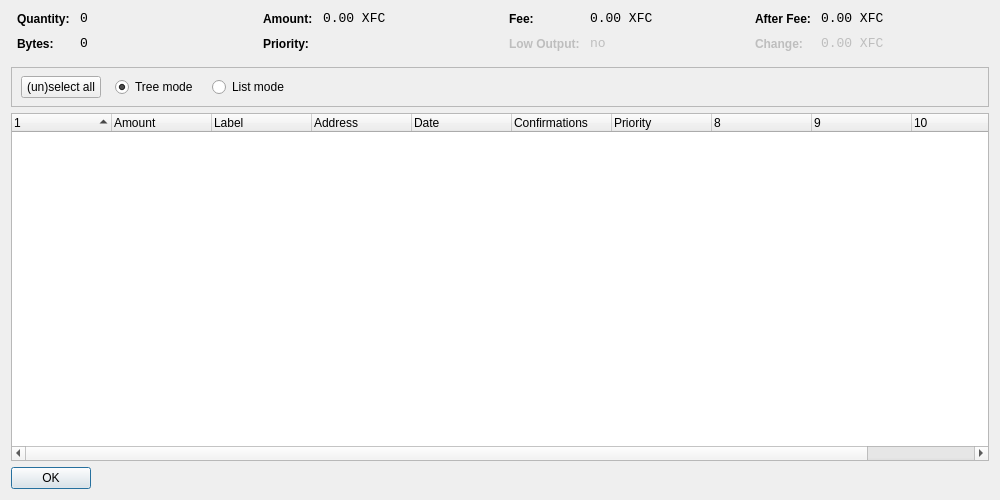
<?xml version="1.0" encoding="UTF-8"?>
<ui version="4.0">
 <class>CoinControlDialog</class>
 <widget class="QDialog" name="CoinControlDialog">
  <property name="geometry">
   <rect>
    <x>0</x>
    <y>0</y>
    <width>1000</width>
    <height>500</height>
   </rect>
  </property>
  <property name="windowTitle">
   <string>Coin Control</string>
  </property>
  <layout class="QVBoxLayout" name="verticalLayout">
   <item>
    <layout class="QHBoxLayout" name="horizontalLayoutTop" stretch="0,0,0,0">
     <property name="topMargin">
      <number>0</number>
     </property>
     <property name="bottomMargin">
      <number>10</number>
     </property>
     <item>
      <layout class="QFormLayout" name="formLayoutCoinControl1">
       <property name="horizontalSpacing">
        <number>10</number>
       </property>
       <property name="verticalSpacing">
        <number>10</number>
       </property>
       <property name="leftMargin">
        <number>6</number>
       </property>
       <property name="rightMargin">
        <number>6</number>
       </property>
       <item row="0" column="0">
        <widget class="QLabel" name="labelCoinControlQuantityText">
         <property name="styleSheet">
          <string notr="true">font-weight:bold;</string>
         </property>
         <property name="text">
          <string>Quantity:</string>
         </property>
        </widget>
       </item>
       <item row="0" column="1">
        <widget class="QLabel" name="labelCoinControlQuantity">
         <property name="font">
          <font>
           <family>Monospace</family>
           <pointsize>10</pointsize>
          </font>
         </property>
         <property name="cursor">
          <cursorShape>IBeamCursor</cursorShape>
         </property>
         <property name="contextMenuPolicy">
          <enum>Qt::ActionsContextMenu</enum>
         </property>
         <property name="text">
          <string>0</string>
         </property>
         <property name="textInteractionFlags">
          <set>Qt::LinksAccessibleByMouse|Qt::TextSelectableByKeyboard|Qt::TextSelectableByMouse</set>
         </property>
        </widget>
       </item>
       <item row="1" column="0">
        <widget class="QLabel" name="labelCoinControlBytesText">
         <property name="styleSheet">
          <string notr="true">font-weight:bold;</string>
         </property>
         <property name="text">
          <string>Bytes:</string>
         </property>
        </widget>
       </item>
       <item row="1" column="1">
        <widget class="QLabel" name="labelCoinControlBytes">
         <property name="font">
          <font>
           <family>Monospace</family>
           <pointsize>10</pointsize>
          </font>
         </property>
         <property name="cursor">
          <cursorShape>IBeamCursor</cursorShape>
         </property>
         <property name="contextMenuPolicy">
          <enum>Qt::ActionsContextMenu</enum>
         </property>
         <property name="text">
          <string>0</string>
         </property>
         <property name="textInteractionFlags">
          <set>Qt::LinksAccessibleByMouse|Qt::TextSelectableByKeyboard|Qt::TextSelectableByMouse</set>
         </property>
        </widget>
       </item>
      </layout>
     </item>
     <item>
      <layout class="QFormLayout" name="formLayoutCoinControl2">
       <property name="horizontalSpacing">
        <number>10</number>
       </property>
       <property name="verticalSpacing">
        <number>10</number>
       </property>
       <property name="leftMargin">
        <number>6</number>
       </property>
       <property name="rightMargin">
        <number>6</number>
       </property>
       <item row="0" column="0">
        <widget class="QLabel" name="labelCoinControlAmountText">
         <property name="styleSheet">
          <string notr="true">font-weight:bold;</string>
         </property>
         <property name="text">
          <string>Amount:</string>
         </property>
        </widget>
       </item>
       <item row="0" column="1">
        <widget class="QLabel" name="labelCoinControlAmount">
         <property name="font">
          <font>
           <family>Monospace</family>
           <pointsize>10</pointsize>
          </font>
         </property>
         <property name="cursor">
          <cursorShape>IBeamCursor</cursorShape>
         </property>
         <property name="contextMenuPolicy">
          <enum>Qt::ActionsContextMenu</enum>
         </property>
         <property name="text">
          <string>0.00 XFC</string>
         </property>
         <property name="textInteractionFlags">
          <set>Qt::LinksAccessibleByMouse|Qt::TextSelectableByKeyboard|Qt::TextSelectableByMouse</set>
         </property>
        </widget>
       </item>
       <item row="1" column="0">
        <widget class="QLabel" name="labelCoinControlPriorityText">
         <property name="styleSheet">
          <string notr="true">font-weight:bold;</string>
         </property>
         <property name="text">
          <string>Priority:</string>
         </property>
        </widget>
       </item>
       <item row="1" column="1">
        <widget class="QLabel" name="labelCoinControlPriority">
         <property name="font">
          <font>
           <family>Monospace</family>
           <pointsize>10</pointsize>
          </font>
         </property>
         <property name="cursor">
          <cursorShape>IBeamCursor</cursorShape>
         </property>
         <property name="contextMenuPolicy">
          <enum>Qt::ActionsContextMenu</enum>
         </property>
         <property name="text">
          <string/>
         </property>
         <property name="textInteractionFlags">
          <set>Qt::LinksAccessibleByMouse|Qt::TextSelectableByKeyboard|Qt::TextSelectableByMouse</set>
         </property>
        </widget>
       </item>
      </layout>
     </item>
     <item>
      <layout class="QFormLayout" name="formLayoutCoinControl3">
       <property name="horizontalSpacing">
        <number>10</number>
       </property>
       <property name="verticalSpacing">
        <number>10</number>
       </property>
       <property name="leftMargin">
        <number>6</number>
       </property>
       <property name="rightMargin">
        <number>6</number>
       </property>
       <item row="0" column="0">
        <widget class="QLabel" name="labelCoinControlFeeText">
         <property name="styleSheet">
          <string notr="true">font-weight:bold;</string>
         </property>
         <property name="text">
          <string>Fee:</string>
         </property>
        </widget>
       </item>
       <item row="0" column="1">
        <widget class="QLabel" name="labelCoinControlFee">
         <property name="font">
          <font>
           <family>Monospace</family>
           <pointsize>10</pointsize>
          </font>
         </property>
         <property name="cursor">
          <cursorShape>IBeamCursor</cursorShape>
         </property>
         <property name="contextMenuPolicy">
          <enum>Qt::ActionsContextMenu</enum>
         </property>
         <property name="text">
          <string>0.00 XFC</string>
         </property>
         <property name="textInteractionFlags">
          <set>Qt::LinksAccessibleByMouse|Qt::TextSelectableByKeyboard|Qt::TextSelectableByMouse</set>
         </property>
        </widget>
       </item>
       <item row="1" column="0">
        <widget class="QLabel" name="labelCoinControlLowOutputText">
         <property name="enabled">
          <bool>false</bool>
         </property>
         <property name="styleSheet">
          <string notr="true">font-weight:bold;</string>
         </property>
         <property name="text">
          <string>Low Output:</string>
         </property>
        </widget>
       </item>
       <item row="1" column="1">
        <widget class="QLabel" name="labelCoinControlLowOutput">
         <property name="enabled">
          <bool>false</bool>
         </property>
         <property name="font">
          <font>
           <family>Monospace</family>
           <pointsize>10</pointsize>
          </font>
         </property>
         <property name="cursor">
          <cursorShape>IBeamCursor</cursorShape>
         </property>
         <property name="contextMenuPolicy">
          <enum>Qt::ActionsContextMenu</enum>
         </property>
         <property name="text">
          <string>no</string>
         </property>
         <property name="textInteractionFlags">
          <set>Qt::LinksAccessibleByMouse|Qt::TextSelectableByKeyboard|Qt::TextSelectableByMouse</set>
         </property>
        </widget>
       </item>
      </layout>
     </item>
     <item>
      <layout class="QFormLayout" name="formLayoutCoinControl4">
       <property name="fieldGrowthPolicy">
        <enum>QFormLayout::AllNonFixedFieldsGrow</enum>
       </property>
       <property name="horizontalSpacing">
        <number>10</number>
       </property>
       <property name="verticalSpacing">
        <number>10</number>
       </property>
       <property name="leftMargin">
        <number>6</number>
       </property>
       <property name="rightMargin">
        <number>6</number>
       </property>
       <item row="0" column="0">
        <widget class="QLabel" name="labelCoinControlAfterFeeText">
         <property name="styleSheet">
          <string notr="true">font-weight:bold;</string>
         </property>
         <property name="text">
          <string>After Fee:</string>
         </property>
        </widget>
       </item>
       <item row="0" column="1">
        <widget class="QLabel" name="labelCoinControlAfterFee">
         <property name="font">
          <font>
           <family>Monospace</family>
           <pointsize>10</pointsize>
          </font>
         </property>
         <property name="cursor">
          <cursorShape>IBeamCursor</cursorShape>
         </property>
         <property name="contextMenuPolicy">
          <enum>Qt::ActionsContextMenu</enum>
         </property>
         <property name="text">
          <string>0.00 XFC</string>
         </property>
         <property name="textInteractionFlags">
          <set>Qt::LinksAccessibleByMouse|Qt::TextSelectableByKeyboard|Qt::TextSelectableByMouse</set>
         </property>
        </widget>
       </item>
       <item row="1" column="0">
        <widget class="QLabel" name="labelCoinControlChangeText">
         <property name="enabled">
          <bool>false</bool>
         </property>
         <property name="styleSheet">
          <string notr="true">font-weight:bold;</string>
         </property>
         <property name="text">
          <string>Change:</string>
         </property>
        </widget>
       </item>
       <item row="1" column="1">
        <widget class="QLabel" name="labelCoinControlChange">
         <property name="enabled">
          <bool>false</bool>
         </property>
         <property name="font">
          <font>
           <family>Monospace</family>
           <pointsize>10</pointsize>
          </font>
         </property>
         <property name="cursor">
          <cursorShape>IBeamCursor</cursorShape>
         </property>
         <property name="contextMenuPolicy">
          <enum>Qt::ActionsContextMenu</enum>
         </property>
         <property name="text">
          <string>0.00 XFC</string>
         </property>
         <property name="textInteractionFlags">
          <set>Qt::LinksAccessibleByMouse|Qt::TextSelectableByKeyboard|Qt::TextSelectableByMouse</set>
         </property>
        </widget>
       </item>
      </layout>
     </item>
    </layout>
   </item>
   <item>
    <widget class="QFrame" name="frame">
     <property name="minimumSize">
      <size>
       <width>0</width>
       <height>40</height>
      </size>
     </property>
     <property name="frameShape">
      <enum>QFrame::StyledPanel</enum>
     </property>
     <property name="frameShadow">
      <enum>QFrame::Sunken</enum>
     </property>
     <widget class="QWidget" name="horizontalLayoutWidget">
      <property name="geometry">
       <rect>
        <x>10</x>
        <y>0</y>
        <width>781</width>
        <height>41</height>
       </rect>
      </property>
      <layout class="QHBoxLayout" name="horizontalLayoutPanel" stretch="0,0,0,0">
       <property name="spacing">
        <number>14</number>
       </property>
       <item>
        <widget class="QPushButton" name="pushButtonSelectAll">
         <property name="sizePolicy">
          <sizepolicy hsizetype="Maximum" vsizetype="Fixed">
           <horstretch>0</horstretch>
           <verstretch>0</verstretch>
          </sizepolicy>
         </property>
         <property name="text">
          <string>(un)select all</string>
         </property>
        </widget>
       </item>
       <item>
        <widget class="QRadioButton" name="radioTreeMode">
         <property name="sizePolicy">
          <sizepolicy hsizetype="Maximum" vsizetype="Fixed">
           <horstretch>0</horstretch>
           <verstretch>0</verstretch>
          </sizepolicy>
         </property>
         <property name="text">
          <string>Tree mode</string>
         </property>
         <property name="checked">
          <bool>true</bool>
         </property>
        </widget>
       </item>
       <item>
        <widget class="QRadioButton" name="radioListMode">
         <property name="sizePolicy">
          <sizepolicy hsizetype="Maximum" vsizetype="Fixed">
           <horstretch>0</horstretch>
           <verstretch>0</verstretch>
          </sizepolicy>
         </property>
         <property name="text">
          <string>List mode</string>
         </property>
        </widget>
       </item>
       <item>
        <spacer name="horizontalSpacer">
         <property name="orientation">
          <enum>Qt::Horizontal</enum>
         </property>
         <property name="sizeHint" stdset="0">
          <size>
           <width>40</width>
           <height>20</height>
          </size>
         </property>
        </spacer>
       </item>
      </layout>
     </widget>
    </widget>
   </item>
   <item>
    <widget class="CoinControlTreeWidget" name="treeWidget">
     <property name="contextMenuPolicy">
      <enum>Qt::CustomContextMenu</enum>
     </property>
     <property name="sortingEnabled">
      <bool>false</bool>
     </property>
     <property name="columnCount">
      <number>11</number>
     </property>
     <attribute name="headerShowSortIndicator" stdset="0">
      <bool>true</bool>
     </attribute>
     <attribute name="headerStretchLastSection">
      <bool>false</bool>
     </attribute>
     <column>
      <property name="text">
       <string/>
      </property>
     </column>
     <column>
      <property name="text">
       <string>Amount</string>
      </property>
     </column>
     <column>
      <property name="text">
       <string>Label</string>
      </property>
     </column>
     <column>
      <property name="text">
       <string>Address</string>
      </property>
     </column>
     <column>
      <property name="text">
       <string>Date</string>
      </property>
     </column>
     <column>
      <property name="text">
       <string>Confirmations</string>
      </property>
      <property name="toolTip">
       <string>Confirmed</string>
      </property>
     </column>
     <column>
      <property name="text">
       <string>Priority</string>
      </property>
     </column>
     <column>
      <property name="text">
       <string/>
      </property>
     </column>
     <column>
      <property name="text">
       <string/>
      </property>
     </column>
     <column>
      <property name="text">
       <string/>
      </property>
     </column>
     <column>
      <property name="text">
       <string/>
      </property>
     </column>
    </widget>
   </item>
   <item>
    <widget class="QDialogButtonBox" name="buttonBox">
     <property name="sizePolicy">
      <sizepolicy hsizetype="Maximum" vsizetype="Fixed">
       <horstretch>0</horstretch>
       <verstretch>0</verstretch>
      </sizepolicy>
     </property>
     <property name="orientation">
      <enum>Qt::Horizontal</enum>
     </property>
     <property name="standardButtons">
      <set>QDialogButtonBox::Ok</set>
     </property>
    </widget>
   </item>
  </layout>
 </widget>
 <customwidgets>
  <customwidget>
   <class>CoinControlTreeWidget</class>
   <extends>QTreeWidget</extends>
   <header>coincontroltreewidget.h</header>
  </customwidget>
 </customwidgets>
 <resources/>
 <connections/>
</ui>
